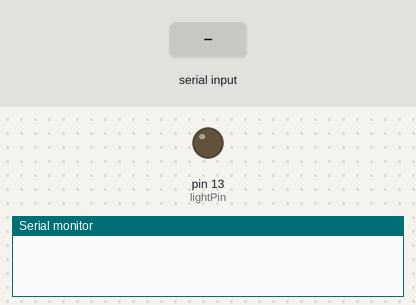
A sketch run on a simulated Arduino Uno, built with avr-gcc and run on an emulated ATmega328P. On the bench: output pins drawn as LEDs (lit = HIGH), the last lines printed to the serial monitor. The test bench sets the inputs (shaded band).

Above: at 1.2 s.
1.3 s: "F" received over Serial
At 2.5 s:
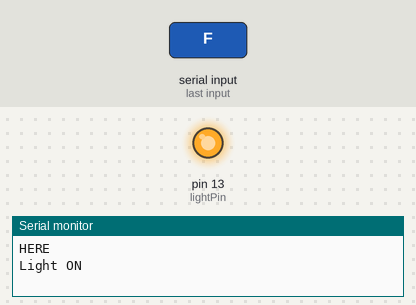
2.8 s: "B" received over Serial
At 3.7 s:
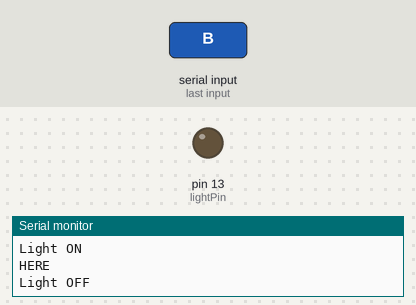
Timing chart, 0 to 5.8 s (numbered marks = the images above; inputs shaded):
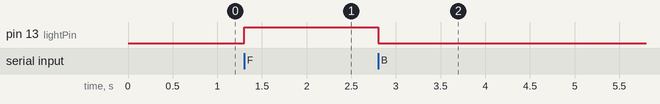

The sketch:

Blink_Arduino.ino
```cpp
// Arduino code to switch light ON/OFF based on commands from JS
// Connect LED or relay to pin 13 (or change pin number as needed)

int lightPin = 13;   // Output pin for LED/Relay
char receivedChar;   // Store incoming serial data

void setup() {
  Serial.begin(9600);     // Match baud rate with JS serial connection
  pinMode(lightPin, OUTPUT);
  digitalWrite(lightPin, LOW); // Light OFF initially
}

void loop() {
  // Check if data is available from JS
  if (Serial.available() > 0) {
    receivedChar = Serial.read();
    Serial.println("HERE");

    if (receivedChar == 'F') {
      // Wheel detected → Light ON
      digitalWrite(lightPin, HIGH);
      Serial.println("Light ON");
    }
    else if (receivedChar == 'B') {
      // Mobile detected → Light OFF
      digitalWrite(lightPin, LOW);
      Serial.println("Light OFF");
    }
  }
}
```

Measured:
- after the input at 1.3 s, pin 13 (lightPin): LOW → HIGH at once
- after the input at 2.8 s, pin 13 (lightPin): HIGH → LOW at once
